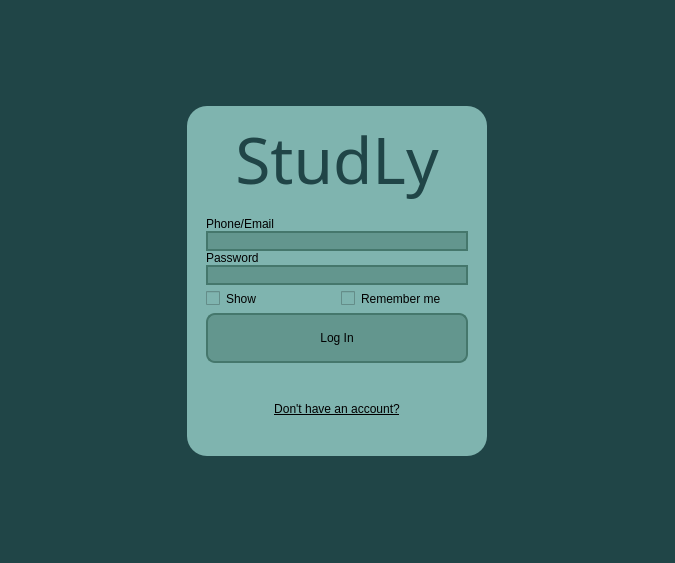
<?xml version="1.0" encoding="UTF-8"?>
<ui version="4.0">
 <class>MainWindow</class>
 <widget class="QMainWindow" name="MainWindow">
  <property name="geometry">
   <rect>
    <x>0</x>
    <y>0</y>
    <width>675</width>
    <height>563</height>
   </rect>
  </property>
  <property name="windowTitle">
   <string>Login</string>
  </property>
  <property name="windowIcon">
   <iconset resource="img/img.qrc">
    <normaloff>:/icons/icon.png</normaloff>:/icons/icon.png</iconset>
  </property>
  <property name="styleSheet">
   <string notr="true">background-color: rgb(32, 69, 71);</string>
  </property>
  <widget class="QWidget" name="centralwidget">
   <layout class="QGridLayout" name="gridLayout">
    <item row="0" column="1">
     <spacer name="verticalSpacer_2">
      <property name="orientation">
       <enum>Qt::Vertical</enum>
      </property>
      <property name="sizeType">
       <enum>QSizePolicy::Ignored</enum>
      </property>
      <property name="sizeHint" stdset="0">
       <size>
        <width>150</width>
        <height>150</height>
       </size>
      </property>
     </spacer>
    </item>
    <item row="1" column="1">
     <layout class="QHBoxLayout" name="horizontalLayout">
      <property name="leftMargin">
       <number>0</number>
      </property>
      <property name="topMargin">
       <number>0</number>
      </property>
      <property name="rightMargin">
       <number>0</number>
      </property>
      <property name="bottomMargin">
       <number>0</number>
      </property>
      <item>
       <widget class="QWidget" name="widget" native="true">
        <property name="enabled">
         <bool>true</bool>
        </property>
        <property name="sizePolicy">
         <sizepolicy hsizetype="Expanding" vsizetype="Expanding">
          <horstretch>0</horstretch>
          <verstretch>0</verstretch>
         </sizepolicy>
        </property>
        <property name="minimumSize">
         <size>
          <width>300</width>
          <height>350</height>
         </size>
        </property>
        <property name="maximumSize">
         <size>
          <width>300</width>
          <height>350</height>
         </size>
        </property>
        <property name="layoutDirection">
         <enum>Qt::LeftToRight</enum>
        </property>
        <property name="styleSheet">
         <string notr="true">background-color: rgb(127, 180, 175);
border-radius: 20px;</string>
        </property>
        <layout class="QVBoxLayout" name="verticalLayout_4">
         <item>
          <layout class="QVBoxLayout" name="verticalLayout" stretch="0,0,0,0,0,0">
           <property name="spacing">
            <number>0</number>
           </property>
           <property name="leftMargin">
            <number>10</number>
           </property>
           <property name="rightMargin">
            <number>10</number>
           </property>
           <item>
            <widget class="QLabel" name="studlyLabel">
             <property name="font">
              <font>
               <family>Ink Free</family>
               <pointsize>48</pointsize>
               <bold>false</bold>
              </font>
             </property>
             <property name="styleSheet">
              <string notr="true">color:  rgb(32, 69, 71);</string>
             </property>
             <property name="text">
              <string>StudLy</string>
             </property>
             <property name="alignment">
              <set>Qt::AlignCenter</set>
             </property>
            </widget>
           </item>
           <item>
            <widget class="QLabel" name="errorLabel">
             <property name="styleSheet">
              <string notr="true">color: rgb(255, 0, 0);</string>
             </property>
             <property name="text">
              <string/>
             </property>
             <property name="alignment">
              <set>Qt::AlignCenter</set>
             </property>
            </widget>
           </item>
           <item>
            <widget class="QLabel" name="loginLabel">
             <property name="styleSheet">
              <string notr="true">color: rgb(0, 0, 0);</string>
             </property>
             <property name="lineWidth">
              <number>5</number>
             </property>
             <property name="text">
              <string>Phone/Email</string>
             </property>
             <property name="alignment">
              <set>Qt::AlignBottom|Qt::AlignLeading|Qt::AlignLeft</set>
             </property>
             <property name="margin">
              <number>5</number>
             </property>
            </widget>
           </item>
           <item>
            <widget class="QLineEdit" name="loginEdit">
             <property name="maximumSize">
              <size>
               <width>16777215</width>
               <height>16777214</height>
              </size>
             </property>
             <property name="mouseTracking">
              <bool>true</bool>
             </property>
             <property name="tabletTracking">
              <bool>false</bool>
             </property>
             <property name="autoFillBackground">
              <bool>false</bool>
             </property>
             <property name="styleSheet">
              <string notr="true">border-style: solid;
border-width: 2px;
border-color: rgb(69, 119, 108);
background-color: rgba(69, 119, 108, 125);</string>
             </property>
             <property name="inputMask">
              <string/>
             </property>
            </widget>
           </item>
           <item>
            <widget class="QLabel" name="passworrdLabel">
             <property name="styleSheet">
              <string notr="true">color: rgb(0, 0, 0);</string>
             </property>
             <property name="frameShape">
              <enum>QFrame::NoFrame</enum>
             </property>
             <property name="frameShadow">
              <enum>QFrame::Plain</enum>
             </property>
             <property name="lineWidth">
              <number>5</number>
             </property>
             <property name="midLineWidth">
              <number>0</number>
             </property>
             <property name="text">
              <string>Password</string>
             </property>
             <property name="textFormat">
              <enum>Qt::AutoText</enum>
             </property>
             <property name="scaledContents">
              <bool>false</bool>
             </property>
             <property name="alignment">
              <set>Qt::AlignBottom|Qt::AlignLeading|Qt::AlignLeft</set>
             </property>
             <property name="margin">
              <number>5</number>
             </property>
             <property name="indent">
              <number>-1</number>
             </property>
             <property name="textInteractionFlags">
              <set>Qt::LinksAccessibleByMouse</set>
             </property>
            </widget>
           </item>
           <item>
            <widget class="QLineEdit" name="passwordEdit">
             <property name="maximumSize">
              <size>
               <width>16777215</width>
               <height>16777214</height>
              </size>
             </property>
             <property name="mouseTracking">
              <bool>true</bool>
             </property>
             <property name="tabletTracking">
              <bool>false</bool>
             </property>
             <property name="autoFillBackground">
              <bool>false</bool>
             </property>
             <property name="styleSheet">
              <string notr="true">border-style: solid;
border-width: 2px;
border-color: rgb(69, 119, 108);
background-color: rgba(69, 119, 108, 125);</string>
             </property>
             <property name="inputMask">
              <string/>
             </property>
             <property name="echoMode">
              <enum>QLineEdit::Password</enum>
             </property>
            </widget>
           </item>
          </layout>
         </item>
         <item>
          <layout class="QVBoxLayout" name="verticalLayout_2" stretch="0,0,0">
           <property name="spacing">
            <number>7</number>
           </property>
           <property name="leftMargin">
            <number>10</number>
           </property>
           <property name="rightMargin">
            <number>10</number>
           </property>
           <item>
            <layout class="QHBoxLayout" name="horizontalLayout_2">
             <item>
              <widget class="QCheckBox" name="show">
               <property name="styleSheet">
                <string notr="true">color: rgb(0, 0, 0);</string>
               </property>
               <property name="text">
                <string>Show</string>
               </property>
              </widget>
             </item>
             <item>
              <widget class="QCheckBox" name="rememberUser">
               <property name="styleSheet">
                <string notr="true">color: rgb(0, 0, 0);</string>
               </property>
               <property name="text">
                <string>Remember me</string>
               </property>
              </widget>
             </item>
            </layout>
           </item>
           <item>
            <widget class="QPushButton" name="loginButton">
             <property name="enabled">
              <bool>true</bool>
             </property>
             <property name="sizePolicy">
              <sizepolicy hsizetype="Minimum" vsizetype="Fixed">
               <horstretch>0</horstretch>
               <verstretch>0</verstretch>
              </sizepolicy>
             </property>
             <property name="minimumSize">
              <size>
               <width>0</width>
               <height>50</height>
              </size>
             </property>
             <property name="maximumSize">
              <size>
               <width>16777215</width>
               <height>16777215</height>
              </size>
             </property>
             <property name="font">
              <font>
               <italic>false</italic>
               <bold>false</bold>
               <underline>false</underline>
               <strikeout>false</strikeout>
               <kerning>true</kerning>
              </font>
             </property>
             <property name="styleSheet">
              <string notr="true">color: rgb(0, 0, 0);
border-style: solid;
border-width: 2px;
border-color: rgb(69, 119, 108);
border-radius: 9px;
background-color: rgba(69, 119, 108, 125);</string>
             </property>
             <property name="text">
              <string>Log In</string>
             </property>
             <property name="iconSize">
              <size>
               <width>16</width>
               <height>16</height>
              </size>
             </property>
            </widget>
           </item>
           <item>
            <widget class="QLabel" name="registrationlLabel">
             <property name="font">
              <font>
               <underline>true</underline>
              </font>
             </property>
             <property name="styleSheet">
              <string notr="true">color: rgb(0, 0, 0);</string>
             </property>
             <property name="text">
              <string>Don't have an account?</string>
             </property>
             <property name="alignment">
              <set>Qt::AlignCenter</set>
             </property>
            </widget>
           </item>
          </layout>
         </item>
        </layout>
       </widget>
      </item>
     </layout>
    </item>
    <item row="1" column="0">
     <spacer name="horizontalSpacer">
      <property name="orientation">
       <enum>Qt::Horizontal</enum>
      </property>
      <property name="sizeType">
       <enum>QSizePolicy::Ignored</enum>
      </property>
      <property name="sizeHint" stdset="0">
       <size>
        <width>400</width>
        <height>20</height>
       </size>
      </property>
     </spacer>
    </item>
    <item row="1" column="2">
     <spacer name="horizontalSpacer_2">
      <property name="orientation">
       <enum>Qt::Horizontal</enum>
      </property>
      <property name="sizeType">
       <enum>QSizePolicy::Ignored</enum>
      </property>
      <property name="sizeHint" stdset="0">
       <size>
        <width>400</width>
        <height>20</height>
       </size>
      </property>
     </spacer>
    </item>
    <item row="2" column="1">
     <spacer name="verticalSpacer">
      <property name="orientation">
       <enum>Qt::Vertical</enum>
      </property>
      <property name="sizeType">
       <enum>QSizePolicy::Ignored</enum>
      </property>
      <property name="sizeHint" stdset="0">
       <size>
        <width>150</width>
        <height>150</height>
       </size>
      </property>
     </spacer>
    </item>
   </layout>
  </widget>
 </widget>
 <resources>
  <include location="img/img.qrc"/>
 </resources>
 <connections/>
</ui>
